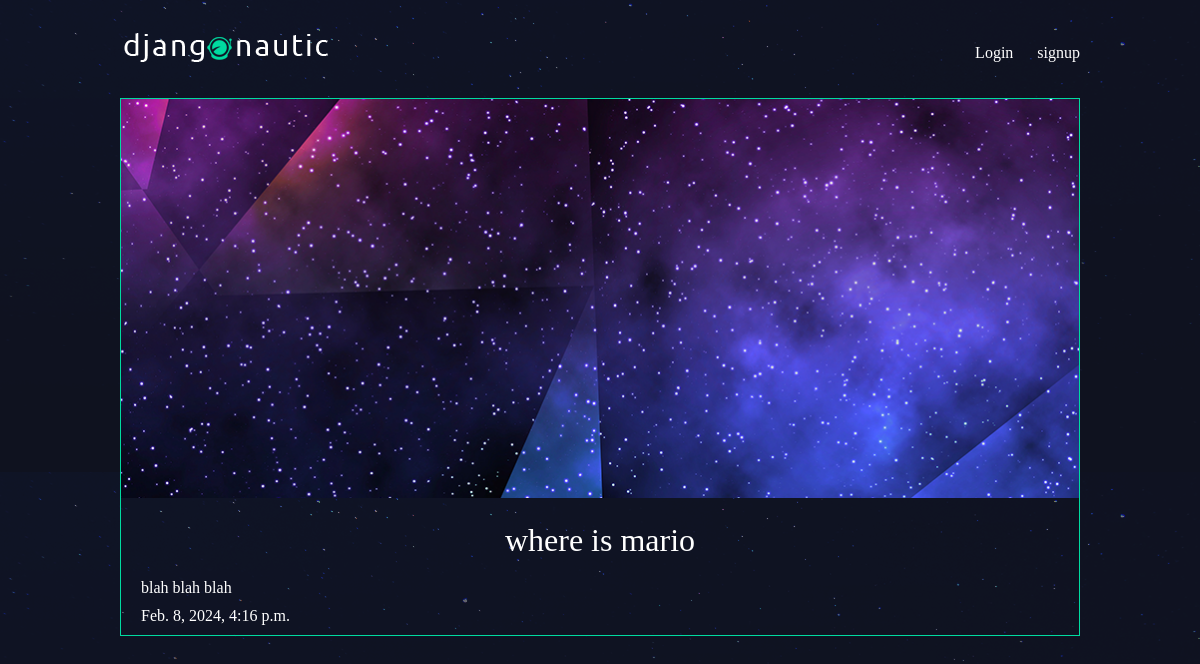
/articles/where-is-mario/, run on the app's committed database.
### articles/models.py (models this page shows, shortened)
class Article(models.Model):
    title = models.CharField(max_length=100)
    slug = models.SlugField()
    body = models.TextField()
    date = models.DateTimeField(auto_now_add=True)
    thumb = models.ImageField(default='default.png', blank=True)
    author = models.ForeignKey(User, on_delete=models.CASCADE, default=None)

### articles/views.py (the view)
# urls.py: path('<slug:slug>/', views.article_detail, name="detail"),
def article_detail(request, slug):
  article = Article.objects.get(slug=slug)
  return render(request, 'articles/article_detail.html', { 'article': article })

### articles/templates/articles/article_detail.html
{% extends 'base_layout.html' %}
{% block content %}
<div class="article-detail">
    <div class="article">
        <img src="{{ article.thumb.url }}" />
        <h2>{{ article.title }}</h2>
        <p>{{ article.body }}</p>
        <p>{{ article.date }}</p>
    </div>
</div>
{% endblock %}

### assets/styles.css (style rules this page uses)
body { background-color: #0f121f; background-image: url(/static/stars.png); background-repeat-y: no-repeat; color: #fff; }
body * { font-family: Ubuntu; }
h1, h2, h3, h4, h5 { font-weight: normal; margin: 0; }
.article { padding: 10px; border: 1px solid #00dba0; position: relative; padding-bottom: 40px; }
.article h2 { font-size: 1.2em; }
.article-detail .article { padding: 0; }
.article-detail .article img { max-width: 100%; }
.article-detail .article h2 { text-align: center; margin: 20px auto; font-size: 2em }
.article-detail .article p { margin: 10px 20px }

### data on the page
Article: thumb (picture), title "where is mario", body "blah blah blah", date "Feb. 8, 2024, 4:16 p.m."
